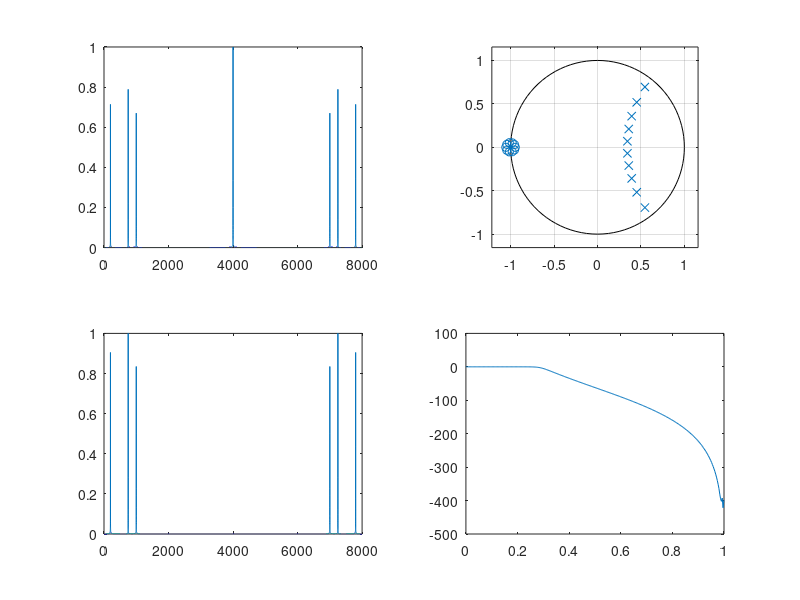

This figure's MATLAB source: (Note: this script raises an error after producing the figure.)
%Butterworth digital low pass filter
Fs=8000;
t=(-0.5*pi:1/Fs:0.5*pi);
y=sin(2*200*pi*t)+sin(2*4000*pi*t)+sin(2000*pi*t)+sin(1500*pi*t);
n = length(y);
p = abs(fft(y));
f = (0:n-1)*(Fs/n);
subplot(2,2,1);
plot(f,p/max(p));
rp=0.15;
rs=60;
wp=1000;
ws=2000;
w1=2*wp/Fs;w2=2*ws/Fs;
%[n,Wn] = buttord(Wp,Ws,Rp,Rs);
[nn,wn] = buttord(w1,w2,rp,rs);
[b,a]=butter(nn,wn);
y2=filter(b,a,y);

subplot(2,2,2)
zplane(b,a)

w=0:0.01:pi;
[h,om]=freqz(b,a,w);
m=20*log10(abs(h));
subplot(2,2,4)
plot(om/pi,m);

p2=abs(fft(y2));
subplot(2,2,3)
plot(f,p2/max(p2))

fvtool(b,a)
